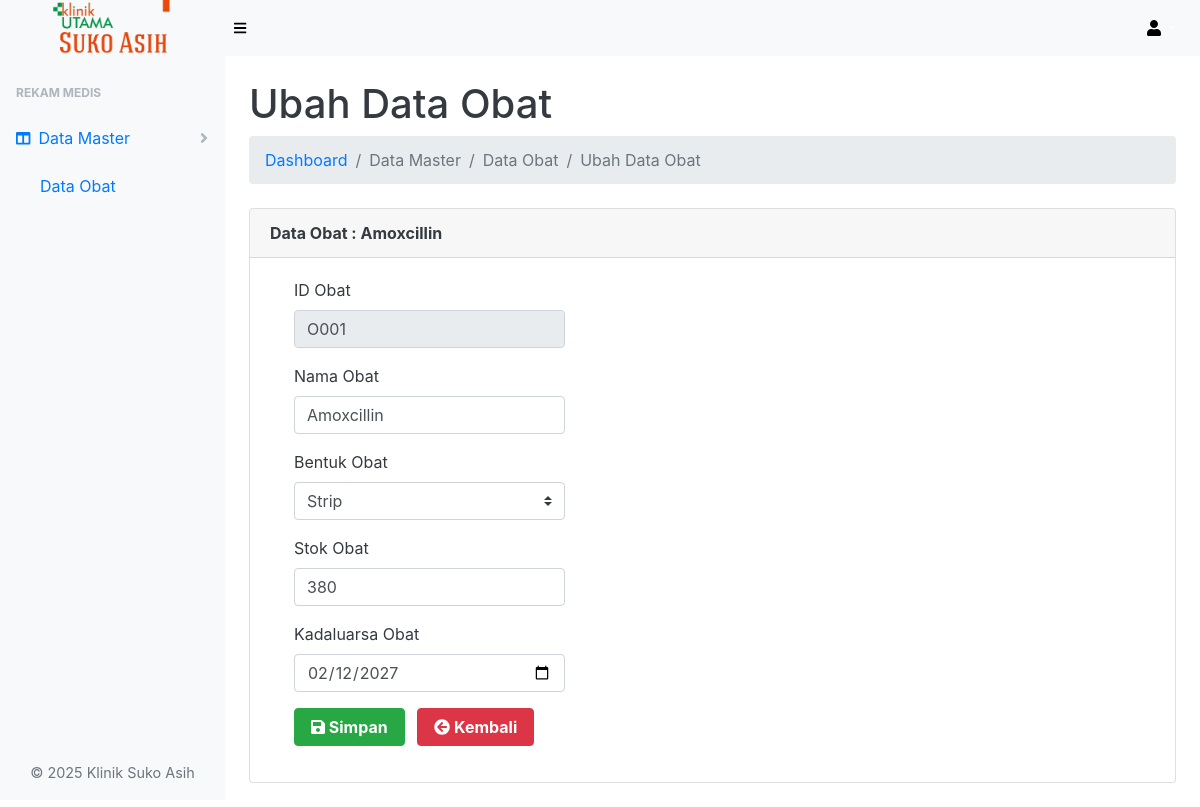
/data-master/data-obat/obat_ubah.php?&id_obat=1 (signed in), run on the app's committed database.
### tables this page shows
CREATE TABLE `tb_obat` (
  `id_obat` int(3) NOT NULL,
  `nm_obat` varchar(60) NOT NULL,
  `bentuk_obat` enum('Tablet','Kapsul','Sirup','Salep','Injeksi','Strip') NOT NULL,
  `stok_obat` smallint(4) UNSIGNED NOT NULL,
  `exp_obat` date NOT NULL
);

### data-master/data-obat/obat_ubah.php (the view, shortened to what this page needs)
<?php
include '../../koneksi.php';
$ambil = $koneksi->query("SELECT * FROM tb_obat WHERE id_obat='$_GET[id_obat]'");
$pecah = $ambil->fetch_assoc();
?>
<!DOCTYPE html>
<html lang="en">
<head>
    <link href="../../assets/css/styles.css" rel="stylesheet" />
    <link href="../../assets/css/dataTables.bootstrap4.min.css" rel="stylesheet" />
</head>
<body class="sb-nav-fixed">
    <nav class="sb-topnav navbar navbar-expand navbar-dark bg-light">
        <a class="navbar-brand text-center" href="index.php">
            <img src="../../login/img/logodashboard.png" alt="Logo Klinik Suko Asih" style="height: 60px;">
        </a>
        <button class="btn btn-link btn-sm order-1 order-lg-0" id="sidebarToggle" href="#"><i class="fas fa-bars" style="color: black;"></i></button>
        <ul class="navbar-nav ml-auto ml-md-0">
            <li class="nav-item dropdown">
                <a class="nav-link dropdown-toggle" id="userDropdown" href="#" role="button" data-toggle="dropdown" aria-haspopup="true" aria-expanded="false"><i class="fas fa-user fa-fw" style="color: black;"></i></a>
            </li>
        </ul>
    </nav>
    <div id="layoutSidenav">
        <div id="layoutSidenav_nav">
            <nav class="sb-sidenav accordion sb-sidenav-light" id="sidenavAccordion">
                <div class="sb-sidenav-menu">
                    <div class="nav">
                        <div class="sb-sidenav-menu-heading">Rekam Medis</div>
                        <a class="nav-link collapsed active" href="#" data-toggle="collapse" data-target="#data-master" aria-expanded="false" aria-controls="data-master">
                            <div class="sb-nav-link-icon"><i class="fas fa-columns"></i></div>
                            Data Master
                            <div class="sb-sidenav-collapse-arrow"><i class="fas fa-angle-down"></i></div>
                        </a>
                        <div class="collapse show" id="data-master" aria-labelledby="headingOne" data-parent="#sidenavAccordion">
                            <nav class="sb-sidenav-menu-nested nav show">
                                <a class="nav-link active" href="obat.php">Data Obat</a>
                            </nav>
                        </div>
                    </div>
                </div>
                <p class="text-center mt-3 text-muted" style="font-size: 0.9rem;">&copy; 2025 Klinik Suko Asih</p>
            </nav>
        </div>
        <div id="layoutSidenav_content" class="bg-white text-dark">
            <main>
                <div class="container-fluid">
                    <h1 class="mt-4">Ubah Data Obat</h1>
                    <ol class="breadcrumb mb-4">
                        <li class="breadcrumb-item"><a href="../../index.php" class="text-decoration-none">Dashboard</a></li>
                        <li class="breadcrumb-item active">Data Master</li>
                        <li class="breadcrumb-item active">Data Obat</li>
                        <li class="breadcrumb-item active">Ubah Data Obat</li>
                    </ol>
                    <div class="card mb-4">
                        <div class="card-header font-weight-bold">
                            Data Obat : <?php echo $pecah['nm_obat']; ?>
                        </div>
                        <div class="card-body">
                            <div class="">
                                <form class="ml-4" method="post" enctype="multipart/form-data">
                                    <div class="form-group row">
                                        <div class="col-sm-4">
                                            <label>ID Obat</label>
                                            <input type="text" class="form-control" name="id_obat" value="<?php echo 'O' . str_pad ($pecah['id_obat'], 3, '0', STR_PAD_LEFT) ; ?>" readonly>
                                        </div>
                                    </div>
                                    <div class="form-group row">
                                        <div class="col-sm-4">
                                            <label>Nama Obat</label>
                                            <input type="text" class="form-control" name="nm_obat" value="<?php echo $pecah['nm_obat']; ?>" required>
                                        </div>
                                    </div>
                                    <div class="form-group row">
                                        <div class="col-sm-4">
                                            <label>Bentuk Obat</label>
                                            <select class="custom-select" name="bentuk_obat">
                                                <option value="<?php echo $pecah['bentuk_obat']; ?>"><?php echo $pecah['bentuk_obat']; ?></option>
                                            </select>
                                        </div>
                                    </div>
                                    <div class="form-group row">
                                        <div class="col-sm-4">
                                            <label>Stok Obat</label>
                                            <input type="text" class="form-control" name="stok_obat" value="<?php echo $pecah['stok_obat']; ?>" required>
                                        </div>
                                    </div>
                                    <div class="form-group row">
                                        <div class="col-sm-4">
                                            <label>Kadaluarsa Obat</label>
                                            <input type="date" class="form-control" name="exp_obat" value="<?php echo $pecah['exp_obat']; ?>" required>
                                        </div>
                                    </div>
                                    <div class="form-group ">
                                        <button class="btn btn-success font-weight-bold px-3 mr-2" name="ubah"><i class="fas fa-save"></i> Simpan</button>
                                        <a href="obat.php" class="btn btn-danger font-weight-bold px-3 mr-2"><i class="fas fa-arrow-circle-left"></i> Kembali</a>
                                    </div>
                                </form>
                            </div>
                        </div>
                    </div>
                </div>
            </main>
        </div>
    </div>
</body>
</html>

### data on the page
tb_obat: nm_obat "Amoxcillin", id_obat "O001", bentuk_obat "Strip", stok_obat "380", exp_obat "02/12/2027"
